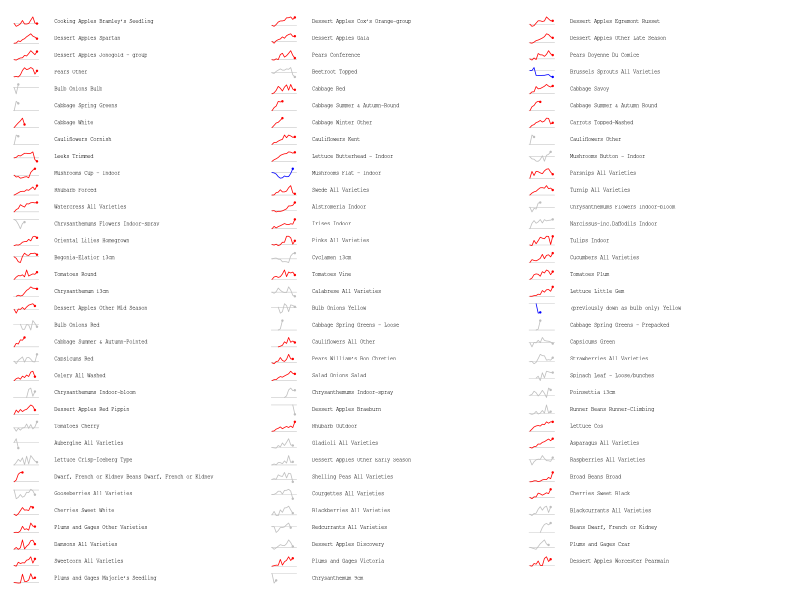

The R source for this figure:
### explore
library(dplyr)

dat <- read.csv("Data/fruitVegTidy.csv")
dat$month <- factor(dat$month, c("Jan", "Feb", "Mar", "Apr", "May", "Jun", 
                                 "Jul", "Aug", "Sep", "Oct", "Nov", "Dec"))

# exclude NA
dat <- dat[-which(is.na(dat$price)),]

# remove combined etc
these <- grep("item", dat$subcategory)
dat <- dat[-these,]

dat$desc <- paste(dat$subcategory, dat$item)

# collapse seasonal variation -> yearly summaries
bySeason <- dat %>%
  group_by(year, category, desc) %>%
  summarise(price = mean(price))

# vector and count of items 
items <- unique(dat$desc)
nItems <- length(items)

# calculate models
grad <- numeric(nItems)
pval <- numeric(nItems)
for(i in 1:nItems) {
  s <- subset(dat, desc == items[i])
  if(length(unique(s$year)) <= 1) {
    grad[i] <- NA
    pval[i] <- NA
  }else {
  mod <- lm(price ~ year, s)
  grad[i] <- mod$coefficients["year"]
  pval[i] <- summary(mod)$coefficients[2, 4]
  }
}
pval <- p.adjust(pval)
models <- data.frame(items, grad, pval) 

# insufficient data across years
insuff <- which(is.na(grad))
models <- models[-insuff,]
items <- models$items
nItems <- length(items)
yl <- function(x) extendrange(r = range(x), f = 0.2)

collumns <- 3

png("Plots/Sparklines.png", 6, 3, "in", res = 200)
laymat <- matrix(c(1:(nItems*2), rep(0, nItems%%collumns)), 
                 ceiling(nItems/collumns), 2*collumns, byrow = T)
lay <- layout(laymat, rep(c(1, 9), collumns))
par(mar = c(0.1, 0, 0.1, 0), oma = c(1, 1, 1, 1))
for(i in 1:nItems) {
  s <- subset(bySeason, desc == items[i])
  colr <- "grey"
  if(models$grad[i] > 0 & models$pval[i] < 0.05){ colr <- "red" }
  if(models$grad[i] < 0 & models$pval[i] < 0.05){ colr <- "blue" }
  plot(NA, ann = F, axes = F, xlim = c(2004, 2015.5), ylim = yl(s$price))
  abline(h = s$price[s$year == min(s$year)], col = grey(0.6), lwd = 0.3)
  lines(price ~ year, s,  col = colr, lwd = 0.75)
  points(price ~ year, subset(s, year == max(s$year)), col = colr, pch = 19, cex = 0.3)
  plot(NA, ann = F, axes = F, xlim = c(0, 1), ylim = c(0, 1))
  text(0, 0.5, items[i], pos = 4, cex = 0.5, family = "mono")
}
dev.off()


